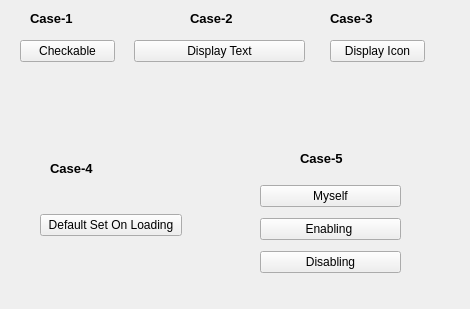
<?xml version="1.0" encoding="UTF-8"?>
<ui version="4.0">
 <class>Form</class>
 <widget class="QWidget" name="Form">
  <property name="geometry">
   <rect>
    <x>0</x>
    <y>0</y>
    <width>470</width>
    <height>309</height>
   </rect>
  </property>
  <property name="windowTitle">
   <string>Form</string>
  </property>
  <widget class="QWidget" name="layoutWidget">
   <property name="geometry">
    <rect>
     <x>134</x>
     <y>40</y>
     <width>171</width>
     <height>101</height>
    </rect>
   </property>
   <layout class="QVBoxLayout" name="verticalLayout_2">
    <item>
     <widget class="QPushButton" name="btn_displaytxt">
      <property name="text">
       <string>Display Text</string>
      </property>
     </widget>
    </item>
    <item>
     <widget class="QLabel" name="mylbl2">
      <property name="text">
       <string/>
      </property>
     </widget>
    </item>
   </layout>
  </widget>
  <widget class="QWidget" name="layoutWidget">
   <property name="geometry">
    <rect>
     <x>20</x>
     <y>40</y>
     <width>95</width>
     <height>71</height>
    </rect>
   </property>
   <layout class="QVBoxLayout" name="verticalLayout">
    <item>
     <widget class="QPushButton" name="btn_checkable">
      <property name="text">
       <string>Checkable</string>
      </property>
     </widget>
    </item>
    <item>
     <widget class="QLabel" name="mylbl1">
      <property name="text">
       <string/>
      </property>
     </widget>
    </item>
   </layout>
  </widget>
  <widget class="QWidget" name="layoutWidget_2">
   <property name="geometry">
    <rect>
     <x>330</x>
     <y>40</y>
     <width>95</width>
     <height>71</height>
    </rect>
   </property>
   <layout class="QVBoxLayout" name="verticalLayout_3">
    <item>
     <widget class="QPushButton" name="btn_display_icon">
      <property name="text">
       <string>Display Icon</string>
      </property>
     </widget>
    </item>
    <item>
     <widget class="QLabel" name="mylbl3">
      <property name="text">
       <string/>
      </property>
     </widget>
    </item>
   </layout>
  </widget>
  <widget class="QWidget" name="layoutWidget_3">
   <property name="geometry">
    <rect>
     <x>40</x>
     <y>190</y>
     <width>142</width>
     <height>71</height>
    </rect>
   </property>
   <layout class="QVBoxLayout" name="verticalLayout_4">
    <item>
     <widget class="QPushButton" name="btn_default_set">
      <property name="text">
       <string>Default Set On Loading</string>
      </property>
     </widget>
    </item>
   </layout>
  </widget>
  <widget class="QLabel" name="label">
   <property name="geometry">
    <rect>
     <x>30</x>
     <y>10</y>
     <width>71</width>
     <height>16</height>
    </rect>
   </property>
   <property name="font">
    <font>
     <pointsize>10</pointsize>
     <weight>75</weight>
     <bold>true</bold>
    </font>
   </property>
   <property name="text">
    <string>Case-1</string>
   </property>
  </widget>
  <widget class="QLabel" name="label_2">
   <property name="geometry">
    <rect>
     <x>190</x>
     <y>10</y>
     <width>71</width>
     <height>16</height>
    </rect>
   </property>
   <property name="font">
    <font>
     <pointsize>10</pointsize>
     <weight>75</weight>
     <bold>true</bold>
    </font>
   </property>
   <property name="text">
    <string>Case-2</string>
   </property>
  </widget>
  <widget class="QLabel" name="label_3">
   <property name="geometry">
    <rect>
     <x>330</x>
     <y>10</y>
     <width>71</width>
     <height>16</height>
    </rect>
   </property>
   <property name="font">
    <font>
     <pointsize>10</pointsize>
     <weight>75</weight>
     <bold>true</bold>
    </font>
   </property>
   <property name="text">
    <string>Case-3</string>
   </property>
  </widget>
  <widget class="QLabel" name="label_6">
   <property name="geometry">
    <rect>
     <x>300</x>
     <y>150</y>
     <width>71</width>
     <height>16</height>
    </rect>
   </property>
   <property name="font">
    <font>
     <pointsize>10</pointsize>
     <weight>75</weight>
     <bold>true</bold>
    </font>
   </property>
   <property name="text">
    <string>Case-5</string>
   </property>
  </widget>
  <widget class="QLabel" name="label_7">
   <property name="geometry">
    <rect>
     <x>50</x>
     <y>160</y>
     <width>71</width>
     <height>16</height>
    </rect>
   </property>
   <property name="font">
    <font>
     <pointsize>10</pointsize>
     <weight>75</weight>
     <bold>true</bold>
    </font>
   </property>
   <property name="text">
    <string>Case-4</string>
   </property>
  </widget>
  <widget class="QWidget" name="layoutWidget">
   <property name="geometry">
    <rect>
     <x>260</x>
     <y>180</y>
     <width>141</width>
     <height>100</height>
    </rect>
   </property>
   <layout class="QVBoxLayout" name="verticalLayout_5">
    <item>
     <widget class="QPushButton" name="btn_myself">
      <property name="text">
       <string>Myself</string>
      </property>
     </widget>
    </item>
    <item>
     <widget class="QPushButton" name="btn_enable">
      <property name="text">
       <string>Enabling </string>
      </property>
     </widget>
    </item>
    <item>
     <widget class="QPushButton" name="btn_disable">
      <property name="text">
       <string>Disabling</string>
      </property>
     </widget>
    </item>
   </layout>
  </widget>
 </widget>
 <resources/>
 <connections/>
</ui>
